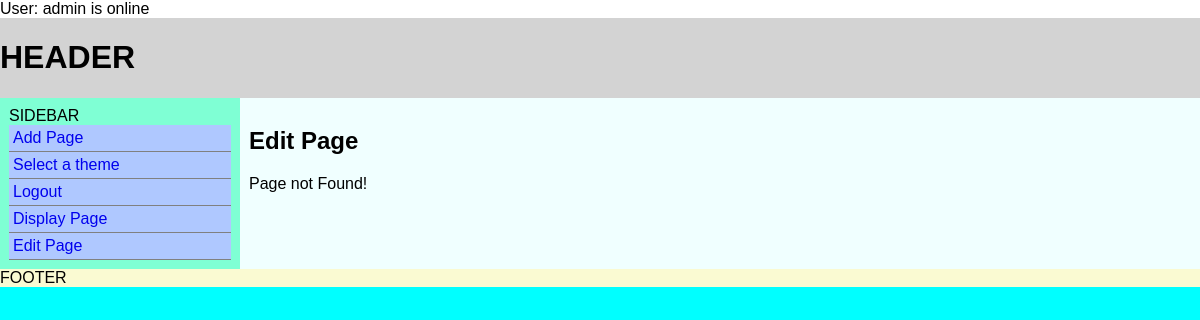
Screenshot of /index.php?q=edit/page (signed in) with the database file from the repository.
### tables this page shows
CREATE TABLE IF NOT EXISTS `routes` (
  `routeid` int(11) NOT NULL AUTO_INCREMENT,
  `action` varchar(100) NOT NULL,
  `type` varchar(100) DEFAULT NULL,
  `id` tinyint(1) DEFAULT NULL,
  `mod_name` varchar(256) NOT NULL,
  `mod_real_name` varchar(256) NOT NULL,
  `mod_desc` mediumtext NOT NULL,
  `status` tinyint(1) NOT NULL,
  `tier` tinyint(4) NOT NULL,
  PRIMARY KEY (`routeid`)
);

CREATE TABLE IF NOT EXISTS `themes` (
  `tid` int(11) NOT NULL AUTO_INCREMENT,
  `theme_machine_name` varchar(255) DEFAULT NULL,
  `theme_display_name` varchar(255) DEFAULT NULL,
  `theme_desc` text NOT NULL,
  `status` tinyint(1) DEFAULT NULL,
  PRIMARY KEY (`tid`)
);

### index.php (called while the page is built, shortened)
<?php
include ("includes/bootstrap.php");
boot();
?>

### includes/classes/class_db.php (called while the page is built, shortened)
<?php
class DB
{
    protected $dbo;
    public function __construct()
    {
        try {
            $this->dbo = new PDO("mysql:host=" . DB_HOST . ";dbname=" . DB_NAME, DB_USER, DB_PASSWORD);
        }
        catch(PDOException $e)
        {
            $this->dbo = $e->errorInfo;
        }
    }
    public function GetActiveTheme()
    {
        $dbo = $this->dbo;
        $stmt = $dbo->prepare("SELECT theme_machine_name FROM themes WHERE status = 1 LIMIT 1");
        $result = $stmt->execute(array());
        if ($result)
        {
            $theme_machine_name = $stmt->fetch();
            return $theme_machine_name['theme_machine_name'];
        }
        return False;
    }
    public function GetSidebarItems()
    {
        $dbo = $this->dbo;
        $sql = "SELECT action,type,mod_real_name,tier FROM routes WHERE status=1";
        $stmt = $dbo->prepare($sql);
        $result  = $stmt->execute(array());
        if ($result)
        {
            $items = $stmt->fetchAll(PDO::FETCH_ASSOC);
            return $items;
        }
    }
}
?>

### includes/classes/class_theme.php (the view, shortened to what this page needs)
<?php
class Theme
{
    public static function GetActiveTheme()
    {
        $db = new DB();
        $theme = $db->GetActiveTheme();
        $theme_path = "themes/".$theme;
        if (is_dir($theme_path))
        {
            if (is_readable($theme_path."/theme.html"))
            {
                return True;
            }
        }
    }
    public static function RenderMainNavMenu()
    {
        $db = new DB();
        $items = $db->GetSidebarItems();
        $html = "<ul id='main-nav' class='nav'>";
        foreach ($items as $item)
        {
            if ((Security::IsLoggedIn()== True) and ($item['action']=='login')) continue;
            $html .= "<li class='nav-item'>";
            $html.= "<a class='nav-link' href='".CMS_BASE_URI."?q=".$item['action'];
            if ($item['type']!=null)
            {
                $html.="/".$item['type'];
            }
            $html.="'>".$item['mod_real_name']."</a>";
        }
        $html.="</ul>";
        return $html;
    }
}

### themes/default/style.css (style rules this page uses)
* { box-sizing: border-box; }
body { margin: auto; font-family: Arial, helvetica, sans-serif; }
#container-outer { width: 100%; background-color: aqua; height: 100%; margin: 0px; }
#header { width: 100%; background-color: lightgray; overflow: hidden; }
.flex { display: flex; }
#container-inner { width: 100%; overflow: auto; }
#sidebar { width: 20%; background-color: aquamarine; float: left; display: block; padding: 9px; }
.nav { list-style: none; text-decoration: none; margin: 0; padding: 0; }
.nav-link { text-decoration: none; border-bottom: 1px solid gray; display: block; padding: 4px; }
.nav-link:link, .nav-link:visited { display: block; background: #afc8ff; }
#content { width: 80%; background-color: azure; float: right; display: block; padding: 9px; }
#footer { width: 100%; background-color: lightgoldenrodyellow; clear: both; overflow: hidden; }

### rows the page displays
routes: mod_real_name "Add Page"
routes: mod_real_name "Select a theme"
routes: mod_real_name "Logout"
routes: mod_real_name "Display Page"
routes: mod_real_name "Edit Page"
themes: theme_machine_name "FOOTER"

### other values shown
$_SESSION['username'] "admin"
$GLOBALS['content'] "Edit Page Page not Found!"
